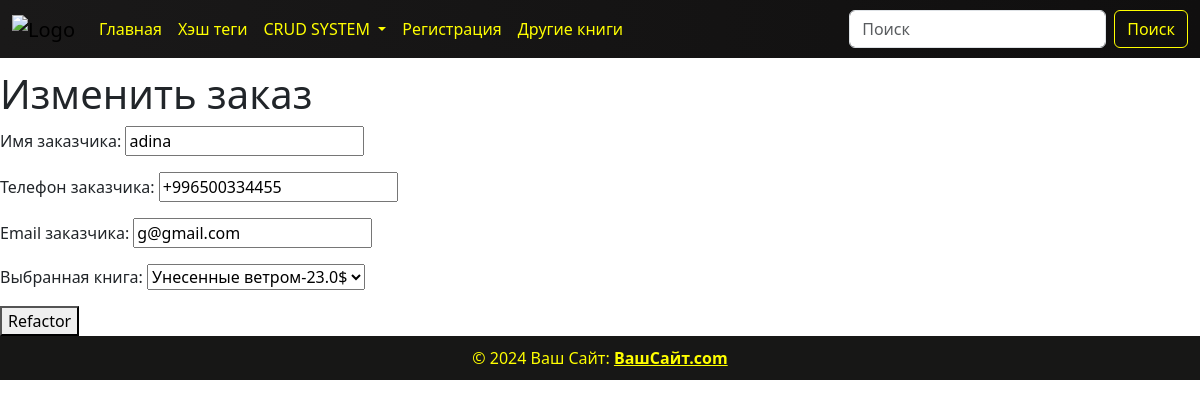
The page /update_order/1/ on the database its author committed.
### basket/models.py (models this page shows, shortened)
class Order(models.Model):
    name = models.CharField(max_length=255, verbose_name="Имя заказчика")
    phone_number = models.CharField(
        max_length=15,
        validators=[RegexValidator(regex=r'^\+?1?\d{9,15}$')],
        verbose_name="Телефон заказчика"
    )
    email = models.EmailField(blank=True, null=True, verbose_name="Email заказчика")
    book = models.ForeignKey(Books, on_delete=models.CASCADE, verbose_name="Выбранная книга")
    created_at = models.DateTimeField(auto_now_add=True, verbose_name="Дата заказа")

### basket/views.py (the view)
# urls.py: path('update_order/<int:id>/', views.update_order_view, name='update_order'),
def update_order_view(request, id):
    order = get_object_or_404(Order, id=id)
    if request.method == 'POST':
        form = OrderForm(request.POST, instance=order)
        if form.is_valid():
            form.save()
            messages.success(request, 'Заказ обновлен!')
            return redirect('order_list')
    else:
        form = OrderForm(instance=order)
    return render(request, 'basket/update_order.html', {'form': form, 'order': order})

### basket/forms.py
class OrderForm(forms.ModelForm):
    class Meta:
        model = Order
        fields = ['name', 'phone_number', 'email', 'book']

### main_page/models.py (called while the page is built)
    def __str__(self):
        return f'{self.title}-{self.price}$'

### templates/basket/update_order.html (shortened to what this page needs)
{% include '../header.html' %}
<form method="POST" enctype="multipart/form-data">
    <h1> Изменить заказ </h1>
    {{ form.as_p }}
    <button type="submit">Refactor</button>
</form>
{% include '../footer.html' %}

### static/CSS/book.css (style rules this page uses)
body { display: flex; flex-direction: column; min-height: 100vh; padding-top: 70px; background: url("https://i.pinimg.com/736x/e3/7d/a9/e37da92d1e32051af32a81a8950733f3.jpg"); background-repeat: no-repeat; background-size: cover; background-position: center; }

### rows shown on the page
Order: name "adina", phone_number "+996500334455", email "g@gmail.com", book "Унесенные ветром-23.0$"
